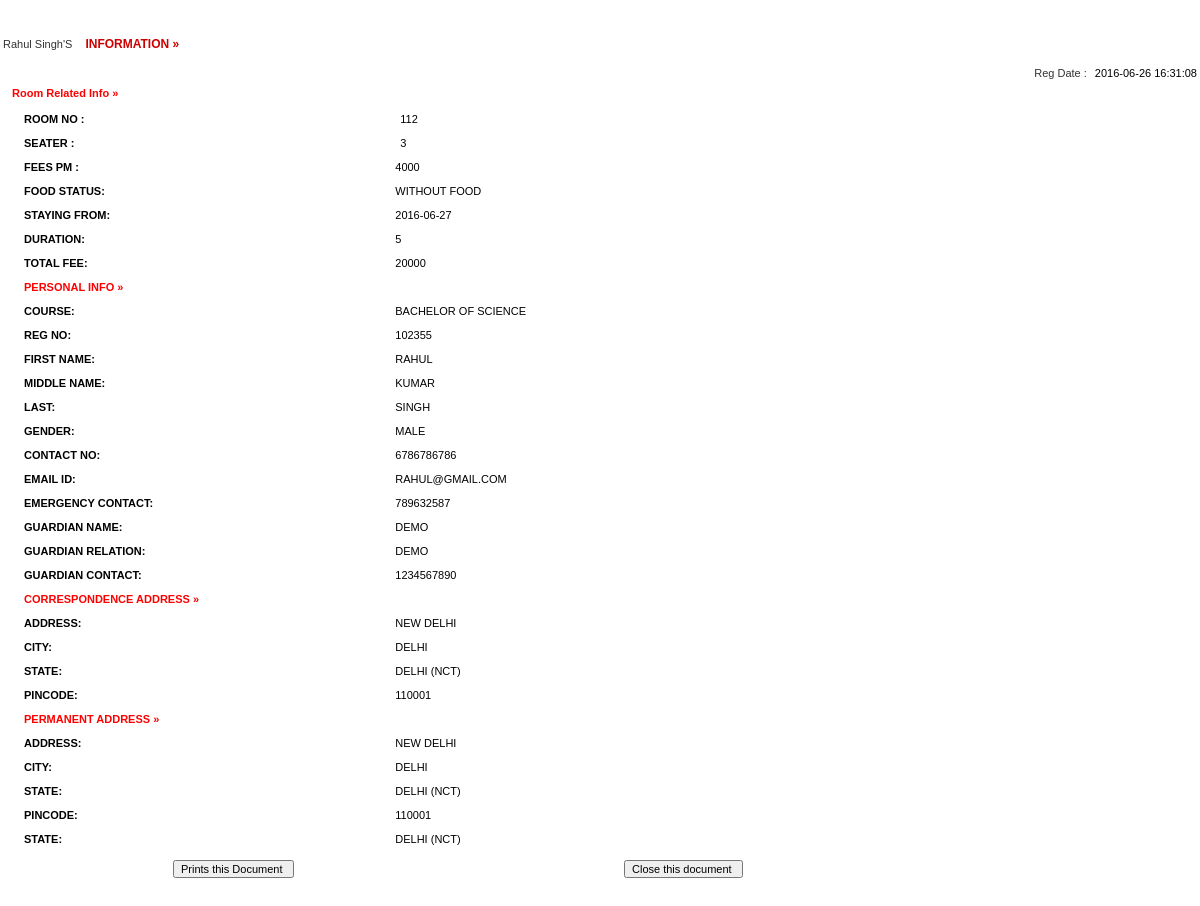
Screenshot of /admin/full-profile.php?id=8 with the database file from the repository.
### tables this page shows
CREATE TABLE registration (
  id int(11) NOT NULL,
  roomno int(11) DEFAULT NULL,
  seater int(11) DEFAULT NULL,
  feespm int(11) DEFAULT NULL,
  foodstatus int(11) DEFAULT NULL,
  stayfrom date DEFAULT NULL,
  duration int(11) DEFAULT NULL,
  course varchar(500) DEFAULT NULL,
  regno int(11) DEFAULT NULL,
  firstName varchar(500) DEFAULT NULL,
  middleName varchar(500) DEFAULT NULL,
  lastName varchar(500) DEFAULT NULL,
  gender varchar(250) DEFAULT NULL,
  contactno bigint(11) DEFAULT NULL,
  emailid varchar(500) DEFAULT NULL,
  egycontactno bigint(11) DEFAULT NULL,
  guardianName varchar(500) DEFAULT NULL,
  guardianRelation varchar(500) DEFAULT NULL,
  guardianContactno bigint(11) DEFAULT NULL,
  corresAddress varchar(500) DEFAULT NULL,
  corresCIty varchar(500) DEFAULT NULL,
  corresState varchar(500) DEFAULT NULL,
  corresPincode int(11) DEFAULT NULL,
  pmntAddress varchar(500) DEFAULT NULL,
  pmntCity varchar(500) DEFAULT NULL,
  pmnatetState varchar(500) DEFAULT NULL,
  pmntPincode int(11) DEFAULT NULL,
  postingDate timestamp NULL DEFAULT CURRENT_TIMESTAMP,
  updationDate varchar(500) DEFAULT NULL
);

### admin/full-profile.php (the view, shortened to what this page needs)
<?php
$con = mysqli_connect(DB_SERVER,DB_USER,DB_PASS,DB_NAME);
?>
<!DOCTYPE html PUBLIC "-//W3C//DTD XHTML 1.0 Transitional//EN" "http://www.w3.org/TR/xhtml1/DTD/xhtml1-transitional.dtd">
<html xmlns="http://www.w3.org/1999/xhtml">
<head>
<link href="style.css" rel="stylesheet" type="text/css" />
<link href="hostel.css" rel="stylesheet" type="text/css">
</head>
<body>
<table width="100%" border="0">
<?php
		 $ret= mysqli_query($con,"SELECT * FROM registration where id = '".$_GET['id']."'");
			while($row=mysqli_fetch_array($ret))
			{
			?>
			<tr>
			  <td colspan="2" align="center" class="font1">&nbsp;</td>
  </tr>
			<tr>
			  <td colspan="2" align="center" class="font1">&nbsp;</td>
  </tr>
			<tr>
			  <td colspan="2"  class="font"><?php echo ucfirst($row['firstName']);?> <?php echo ucfirst($row['lastName']);?>'S <span class="font1"> information &raquo;</span> </td>
  </tr>
			<tr>
			  <td colspan="2"  class="font">&nbsp;&nbsp;&nbsp;&nbsp;&nbsp;&nbsp;&nbsp;&nbsp;&nbsp;&nbsp;&nbsp;&nbsp;
		      <div align="right">Reg Date : <span class="comb-value"><?php echo $row['postingDate'];?></span></div></td>
  </tr>
			<tr>
			  <td colspan="2"  class="heading" style="color: red;">Room Related Info &raquo; </td>
  </tr>
			<tr>
			  <td colspan="2"  class="font1"><table width="100%" border="0">
                <tr>
                  <td width="32%" valign="top" class="heading">Room no : </td>
                      <td class="comb-value1"><span class="comb-value"><?php echo $row['roomno'];?></span></td>
                    </tr>
                  <tr>
                  <td width="22%" valign="top" class="heading">Seater : </td>
                      <td class="comb-value1"><span class="comb-value"><?php echo $row['seater'];?></span></td>
                    </tr>
                    <tr>
                    <td width="12%" valign="top" class="heading">Fees PM : </td>
                      <td class="comb-value1"><?php echo $fpm=$row['feespm'];?></td>
                    </tr>
                     <tr>
                    <td width="12%" valign="top" class="heading">Food Status: </td>
                      <td class="comb-value1"><?php if($row['foodstatus']==0)
{
  echo "Without Food";
}
else
{
  echo "With Food";
}
                      ;?></td>
                    </tr>
                    <tr>
                    <td width="12%" valign="top" class="heading">Staying From: </td>
                      <td class="comb-value1"><?php echo $row['stayfrom'];?></td>
                    </tr>
                    <tr>
                    <td width="12%" valign="top" class="heading">Duration: </td>
                      <td class="comb-value1"><?php echo $dr=$row['duration'];?></td>
                    </tr>
                    <tr>
                    <td width="12%" valign="top" class="heading">Total Fee: </td>
                      <td class="comb-value1">
                      <?php if($row['foodstatus']==1)
                      {
                        $fd=2000;
                        echo (($dr*$fpm)+$fd);
                      }
                        else
                        {
                          echo $dr*$fpm;
                        }
                      ?></td>
                    </tr>
  <tr>
   <td colspan="2" align="left"  class="heading" style="color: red;">Personal Info &raquo; </td>
  </tr>
<tr>
<td width="12%" valign="top" class="heading">Course: </td>
<td class="comb-value1"><?php echo $row['course'];?></td>
</tr>
<tr>
<td width="12%" valign="top" class="heading">Reg no: </td>
<td class="comb-value1"><?php echo $row['regno'];?></td>
</tr>
<tr>
<td width="12%" valign="top" class="heading">First Name: </td>
<td class="comb-value1"><?php echo $row['firstName'];?></td>
</tr>
<tr>
<td width="12%" valign="top" class="heading">Middle name: </td>
<td class="comb-value1"><?php echo $row['middleName'];?></td>
</tr>
<tr>
<td width="12%" valign="top" class="heading">Last: </td>
<td class="comb-value1"><?php echo $row['lastName'];?></td>
</tr>
<tr>
<td width="12%" valign="top" class="heading">Gender: </td>
<td class="comb-value1"><?php echo $row['gender'];?></td>
</tr>
<tr>
<td width="12%" valign="top" class="heading">Contact No: </td>
<td class="comb-value1"><?php echo $row['contactno'];?></td>
</tr>
<tr>
<td width="12%" valign="top" class="heading">Email id: </td>
<td class="comb-value1"><?php echo $row['emailid'];?></td>
</tr>
<tr>
<td width="12%" valign="top" class="heading">Emergency Contact: </td>
<td class="comb-value1"><?php echo $row['egycontactno'];?></td>
</tr>
<tr>
<td width="12%" valign="top" class="heading">Guardian Name: </td>
<td class="comb-value1"><?php echo $row['guardianName'];?></td>
</tr>
<tr>
<td width="12%" valign="top" class="heading">Guardian Relation: </td>
<td class="comb-value1"><?php echo $row['guardianRelation'];?></td>
</tr>
<tr>
<td width="12%" valign="top" class="heading">Guardian Contact: </td>
<td class="comb-value1"><?php echo $row['guardianContactno'];?></td>
</tr>
<tr>
        <td colspan="2"  class="heading" style="color: red;">Correspondence Address  &raquo; </td>
  </tr>
<tr>
<td width="12%" valign="top" class="heading">Address: </td>
<td class="comb-value1"><?php echo $row['corresAddress'];?></td>
</tr>
<tr>
<td width="12%" valign="top" class="heading">City: </td>
<td class="comb-value1"><?php echo $row['corresCIty'];?></td>
</tr>
<tr>
<td width="12%" valign="top" class="heading">State: </td>
<td class="comb-value1"><?php echo $row['corresState'];?></td>
</tr>
<tr>
<td width="12%" valign="top" class="heading">Pincode: </td>
<td class="comb-value1"><?php echo $row['corresPincode'];?></td>
</tr>
<tr>
        <td colspan="2"  class="heading" style="color: red;">Permanent Address  &raquo; </td>
  </tr>
<tr>
<td width="12%" valign="top" class="heading">Address: </td>
<td class="comb-value1"><?php echo $row['pmntAddress'];?></td>
</tr>
<tr>
<td width="12%" valign="top" class="heading">City: </td>
<td class="comb-value1"><?php echo $row['pmntCity'];?></td>
</tr>
<tr>
<td width="12%" valign="top" class="heading">State: </td>
<td class="comb-value1"><?php echo $row['pmnatetState'];?></td>
</tr>
<tr>
<td width="12%" valign="top" class="heading">Pincode: </td>
<td class="comb-value1"><?php echo $row['pmntPincode'];?></td>
</tr>
<tr>
<td width="12%" valign="top" class="heading">State: </td>
<td class="comb-value1"><?php echo $row['pmnatetState'];?></td>
</tr>
<?php } ?>
                  </table></td>
                </tr>
                  </table></td>
  <tr>
    <td colspan="2" align="right" ><form id="form1" name="form1" method="post" action="">
      <table width="100%" border="0" cellpadding="0" cellspacing="0">
        <tr>
          <td width="14%">&nbsp;</td>
          <td width="35%" class="comb-value"><label>
            <input name="Submit" type="submit" class="txtbox4" value="Prints this Document " onClick="return f3();" />
          </label></td>
          <td width="3%">&nbsp;</td>
          <td width="26%"><label>
            <input name="Submit2" type="submit" class="txtbox4" value="Close this document " onClick="return f2();"  />
          </label></td>
          <td width="8%">&nbsp;</td>
          <td width="14%">&nbsp;</td>
        </tr>
      </table>
        </form>    </td>
  </tr>
</body>
</html>

### admin/css/style.css (style rules this page uses)
html { font-size: 14px; }
@media only screen and (min-width: 480px) { html { font-size: 17px; } }
@media only screen and (min-width: 768px) { html { font-size: 14px; } }
body { font-size: 1em; }

### admin/hostel.css (style rules this page uses)
body { margin-left: 0px; margin-top: 0px; margin-right: 0px; margin-bottom: 0px;font:11px Verdana,Arial; }
.heading { font-family: Verdana, Arial, Helvetica, sans-serif; font-size: 11px; font-weight: bold; color:#000000; padding-bottom:5px; padding-top:5px; padding-left:10px; text-decoration: none; }
.comb-value { font-family: Arial, Helvetica, sans-serif; font-size: 11px; color: #000000; text-decoration: none; padding-bottom:5px; padding-left:5px; padding-top:5px; }
.font1 { font-family:Verdana, Arial, Helvetica, sans-serif; font-size:12px; font-weight:800; color:#CC0000; text-transform:uppercase; padding-left:10px; padding-top:0px; }
.txtbox4 { font-family: Arial, Helvetica, sans-serif; font-size: 11px; color: #000000; }
.comb-value1 { font-family: Arial, Helvetica, sans-serif; font-size: 11px; color: #000000; text-decoration: none; padding-bottom:2px; padding-left:2px; padding-top:2px; }
.font { font-family:Verdana, Arial, Helvetica, sans-serif; font-size:11px; color:#333333; text-decoration:none; }

### rows the page displays
registration: firstName "Rahul", lastName "Singh", postingDate "2016-06-26 16:31:08", roomno "112", seater "3", feespm "4000", foodstatus "WITHOUT FOOD", stayfrom "2016-06-27", duration "5", $dr*$fpm "20000", course "BACHELOR OF SCIENCE", regno "102355", firstName "RAHUL", middleName "KUMAR", lastName "SINGH", gender "MALE", contactno "6786786786", emailid "RAHUL@GMAIL.COM", egycontactno "789632587", guardianName "DEMO", guardianRelation "DEMO", guardianContactno "1234567890", corresAddress "NEW DELHI", corresCIty "DELHI", corresState "DELHI (NCT)", corresPincode "110001", pmntAddress "NEW DELHI", pmntCity "DELHI", pmnatetState "DELHI (NCT)", pmntPincode "110001"
